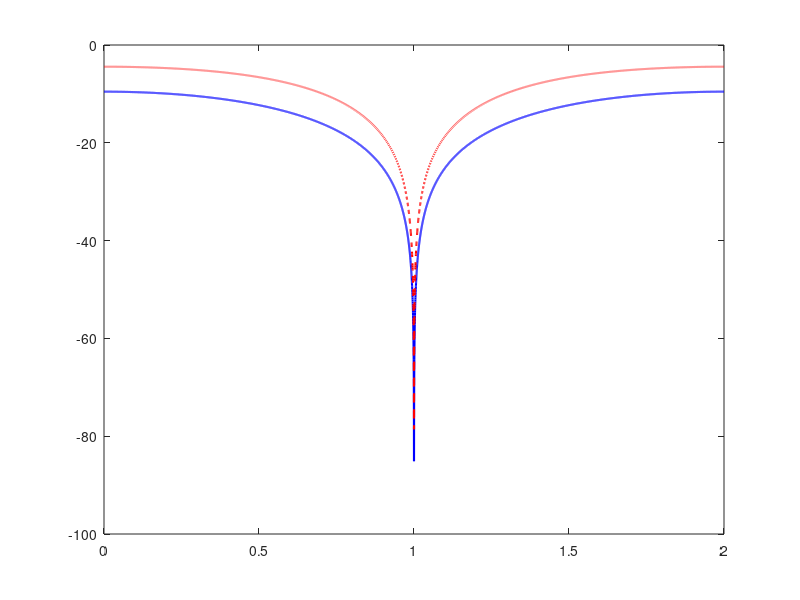

Source code (MATLAB): (Note: this script raises an error after producing the figure.)
    clear; clc; close all;
    
    %% Define Parameters
    Z0 = 50;         % Characteristic impedance
    ZL1 = 100;       % Load impedance for Case 1 
    ZL2 = 200;       % Load impedance for Case 2 
    
    % Calculate Zc for both cases
    Zc1 = sqrt(Z0 * ZL1);
    Zc2 = sqrt(Z0 * ZL2);
    
    fprintf('--- Characteristic Impedances ---\n');
    fprintf('Case 1 (ZL = 100 Ohms): Zc = %.2f Ohms\n', Zc1);
    fprintf('Case 2 (ZL = 200 Ohms): Zc = %.2f Ohms\n\n', Zc2);
    
    %% Normalized frequency range f_norm = f / f0 
    %  it has to be calculated for the range [0,2f0], that's why it goes from 0
    %  to 2
    f_norm = linspace(0, 2, 10000); 
    
    % Electrical length of a quarter-wave line
    theta = (pi / 2) * f_norm; 
    
    %% Calculate S11
    % Case 1
    % Input impedance
    Zin1 = Zc1 .* (ZL1 + 1j * Zc1 .* tan(theta)) ./ (Zc1 + 1j * ZL1 .* tan(theta));
    % S11 and conversion to dB
    S11_1 = (Zin1 - Z0) ./ (Zin1 + Z0);
    S11_1_dB = 20 * log10(abs(S11_1));
    
    % Case 2
    Zin2 = Zc2 .* (ZL2 + 1j * Zc2 .* tan(theta)) ./ (Zc2 + 1j * ZL2 .* tan(theta));
    
    S11_2 = (Zin2 - Z0) ./ (Zin2 + Z0);
    S11_2_dB = 20 * log10(abs(S11_2));
    
    %% Determine Fractional Bandwidth (S11 < -20 dB)
    fprintf('--- Fractional Bandwidths ---\n');
    
    % Case 1 Bandwidth
    % we use the find function to fill idx_p2 of all the addresses of the
    % values that satisfy the condition, then we pick the first and the last
    % value.
    idx1 = find(S11_1_dB < -20);
    if ~isempty(idx1)
        f1_1 = f_norm(idx1(1));
        f2_1 = f_norm(idx1(end));
        BW1 = f2_1 - f1_1;
        fprintf('Case 1 (ZL = 100 Ohms):\n');
        fprintf('  Interval [f1, f2] / f0: [%.3f, %.3f]\n', f1_1, f2_1);
        fprintf('  Fractional Bandwidth: %.2f%%\n\n', BW1 * 100);
    else
        fprintf('Case 1 never reaches |S11| < -20 dB.\n\n');
    end
    
    % Case 2 Bandwidth
    idx2 = find(S11_2_dB < -20);
    if ~isempty(idx2)
        f1_2 = f_norm(idx2(1));
        f2_2 = f_norm(idx2(end));
        BW2 = f2_2 - f1_2;
        fprintf('Case 2 (ZL = 200 Ohms):\n');
        fprintf('  Interval [f1, f2] / f0: [%.3f, %.3f]\n', f1_2, f2_2);
        fprintf('  Fractional Bandwidth: %.2f%%\n', BW2 * 100);
    else
        fprintf('Case 2 never reaches |S11| < -20 dB.\n');
    end
    
    %% Plotting
    figure('Name', 'S11 Frequency Behavior', 'Color', 'w');
    
    plot(f_norm, S11_1_dB, 'b', 'LineWidth', 1.5); hold on;
    plot(f_norm, S11_2_dB, 'r--', 'LineWidth', 1.5);
    yline(-20, 'k:', 'LineWidth', 1.5, 'Label', '-20 dB target');
    
    % Formatting the plot
    ylim([-50 0]);
    xlim([0 2]);
    grid on;
    title('Frequency Behavior of QWT');
    xlabel('Normalized Frequency (f/f_0)');
    ylabel('|S_{11}| (dB)');
    legend('Case 1: Z_L = 100 \Omega', 'Case 2: Z_L = 200 \Omega', 'Location', 'south');
